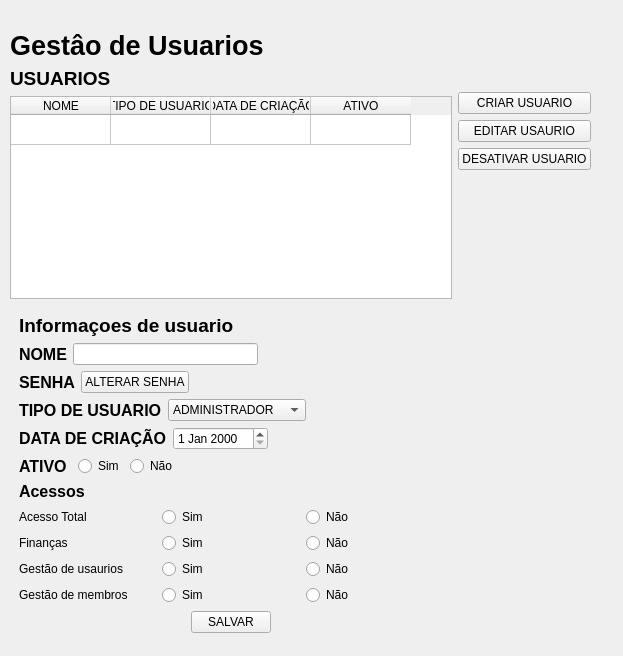
<?xml version="1.0" encoding="UTF-8"?>
<ui version="4.0">
 <class>Widget</class>
 <widget class="QWidget" name="Widget">
  <property name="geometry">
   <rect>
    <x>0</x>
    <y>0</y>
    <width>623</width>
    <height>656</height>
   </rect>
  </property>
  <property name="windowTitle">
   <string>Widget</string>
  </property>
  <widget class="QWidget" name="">
   <property name="geometry">
    <rect>
     <x>10</x>
     <y>30</y>
     <width>581</width>
     <height>612</height>
    </rect>
   </property>
   <layout class="QVBoxLayout" name="layout_principal">
    <item>
     <widget class="QLabel" name="label">
      <property name="font">
       <font>
        <pointsize>20</pointsize>
        <bold>true</bold>
       </font>
      </property>
      <property name="text">
       <string>Gestâo de Usuarios</string>
      </property>
     </widget>
    </item>
    <item>
     <layout class="QHBoxLayout" name="horizontalLayout_7">
      <item>
       <layout class="QVBoxLayout" name="verticalLayout_8">
        <item>
         <widget class="QLabel" name="label_3">
          <property name="font">
           <font>
            <pointsize>14</pointsize>
            <bold>true</bold>
           </font>
          </property>
          <property name="text">
           <string>USUARIOS</string>
          </property>
         </widget>
        </item>
        <item>
         <widget class="QTableWidget" name="tableWidget">
          <property name="sizePolicy">
           <sizepolicy hsizetype="Expanding" vsizetype="Expanding">
            <horstretch>0</horstretch>
            <verstretch>0</verstretch>
           </sizepolicy>
          </property>
          <attribute name="horizontalHeaderCascadingSectionResizes">
           <bool>false</bool>
          </attribute>
          <attribute name="horizontalHeaderShowSortIndicator" stdset="0">
           <bool>false</bool>
          </attribute>
          <attribute name="horizontalHeaderStretchLastSection">
           <bool>false</bool>
          </attribute>
          <attribute name="verticalHeaderVisible">
           <bool>false</bool>
          </attribute>
          <attribute name="verticalHeaderCascadingSectionResizes">
           <bool>false</bool>
          </attribute>
          <attribute name="verticalHeaderHighlightSections">
           <bool>true</bool>
          </attribute>
          <attribute name="verticalHeaderShowSortIndicator" stdset="0">
           <bool>false</bool>
          </attribute>
          <attribute name="verticalHeaderStretchLastSection">
           <bool>false</bool>
          </attribute>
          <row/>
          <column>
           <property name="text">
            <string>NOME</string>
           </property>
          </column>
          <column>
           <property name="text">
            <string>TIPO DE USUARIO</string>
           </property>
          </column>
          <column>
           <property name="text">
            <string>DATA DE CRIAÇÃO</string>
           </property>
          </column>
          <column>
           <property name="text">
            <string>ATIVO</string>
           </property>
          </column>
          <item row="0" column="0">
           <property name="text">
            <string/>
           </property>
          </item>
         </widget>
        </item>
        <item>
         <widget class="QWidget" name="widget_informacso_usuario" native="true">
          <layout class="QVBoxLayout" name="verticalLayout_7">
           <item>
            <layout class="QVBoxLayout" name="verticalLayout_2">
             <item>
              <widget class="QLabel" name="label_11">
               <property name="font">
                <font>
                 <pointsize>14</pointsize>
                 <bold>true</bold>
                </font>
               </property>
               <property name="text">
                <string>Informaçoes de usuario</string>
               </property>
              </widget>
             </item>
             <item>
              <layout class="QHBoxLayout" name="horizontalLayout">
               <item>
                <widget class="QLabel" name="label_4">
                 <property name="font">
                  <font>
                   <pointsize>12</pointsize>
                   <bold>true</bold>
                  </font>
                 </property>
                 <property name="text">
                  <string>NOME</string>
                 </property>
                </widget>
               </item>
               <item>
                <widget class="QLineEdit" name="entrada_nome"/>
               </item>
               <item>
                <spacer name="horizontalSpacer_5">
                 <property name="orientation">
                  <enum>Qt::Orientation::Horizontal</enum>
                 </property>
                 <property name="sizeHint" stdset="0">
                  <size>
                   <width>40</width>
                   <height>20</height>
                  </size>
                 </property>
                </spacer>
               </item>
              </layout>
             </item>
             <item>
              <layout class="QHBoxLayout" name="horizontalLayout_5">
               <item>
                <widget class="QLabel" name="label_12">
                 <property name="font">
                  <font>
                   <pointsize>12</pointsize>
                   <bold>true</bold>
                  </font>
                 </property>
                 <property name="text">
                  <string>SENHA</string>
                 </property>
                </widget>
               </item>
               <item>
                <widget class="QPushButton" name="alterar_senha">
                 <property name="text">
                  <string>ALTERAR SENHA</string>
                 </property>
                </widget>
               </item>
               <item>
                <spacer name="horizontalSpacer">
                 <property name="orientation">
                  <enum>Qt::Orientation::Horizontal</enum>
                 </property>
                 <property name="sizeHint" stdset="0">
                  <size>
                   <width>40</width>
                   <height>20</height>
                  </size>
                 </property>
                </spacer>
               </item>
              </layout>
             </item>
             <item>
              <layout class="QHBoxLayout" name="horizontalLayout_2">
               <item>
                <widget class="QLabel" name="label_5">
                 <property name="font">
                  <font>
                   <pointsize>12</pointsize>
                   <bold>true</bold>
                  </font>
                 </property>
                 <property name="text">
                  <string>TIPO DE USUARIO</string>
                 </property>
                </widget>
               </item>
               <item>
                <widget class="QComboBox" name="tipo_usuario">
                 <property name="sizePolicy">
                  <sizepolicy hsizetype="Expanding" vsizetype="Maximum">
                   <horstretch>0</horstretch>
                   <verstretch>0</verstretch>
                  </sizepolicy>
                 </property>
                 <item>
                  <property name="text">
                   <string>ADMINISTRADOR</string>
                  </property>
                 </item>
                 <item>
                  <property name="text">
                   <string>COMUM</string>
                  </property>
                 </item>
                </widget>
               </item>
               <item>
                <spacer name="horizontalSpacer_2">
                 <property name="orientation">
                  <enum>Qt::Orientation::Horizontal</enum>
                 </property>
                 <property name="sizeHint" stdset="0">
                  <size>
                   <width>40</width>
                   <height>20</height>
                  </size>
                 </property>
                </spacer>
               </item>
              </layout>
             </item>
             <item>
              <layout class="QHBoxLayout" name="horizontalLayout_3">
               <item>
                <widget class="QLabel" name="label_6">
                 <property name="font">
                  <font>
                   <pointsize>12</pointsize>
                   <bold>true</bold>
                  </font>
                 </property>
                 <property name="text">
                  <string>DATA DE CRIAÇÃO</string>
                 </property>
                </widget>
               </item>
               <item>
                <widget class="QDateEdit" name="entrada_data_criacao"/>
               </item>
               <item>
                <spacer name="horizontalSpacer_3">
                 <property name="orientation">
                  <enum>Qt::Orientation::Horizontal</enum>
                 </property>
                 <property name="sizeHint" stdset="0">
                  <size>
                   <width>40</width>
                   <height>20</height>
                  </size>
                 </property>
                </spacer>
               </item>
              </layout>
             </item>
             <item>
              <layout class="QHBoxLayout" name="horizontalLayout_6">
               <item>
                <widget class="QLabel" name="label_13">
                 <property name="font">
                  <font>
                   <pointsize>12</pointsize>
                   <bold>true</bold>
                  </font>
                 </property>
                 <property name="text">
                  <string>ATIVO </string>
                 </property>
                </widget>
               </item>
               <item>
                <widget class="QRadioButton" name="sim_ativo">
                 <property name="text">
                  <string>Sim</string>
                 </property>
                </widget>
               </item>
               <item>
                <widget class="QRadioButton" name="nao_ativo">
                 <property name="text">
                  <string>Não</string>
                 </property>
                </widget>
               </item>
               <item>
                <spacer name="horizontalSpacer_4">
                 <property name="orientation">
                  <enum>Qt::Orientation::Horizontal</enum>
                 </property>
                 <property name="sizeHint" stdset="0">
                  <size>
                   <width>40</width>
                   <height>20</height>
                  </size>
                 </property>
                </spacer>
               </item>
              </layout>
             </item>
            </layout>
           </item>
           <item>
            <layout class="QVBoxLayout" name="verticalLayout_6">
             <item>
              <widget class="QLabel" name="label_10">
               <property name="font">
                <font>
                 <pointsize>12</pointsize>
                 <bold>true</bold>
                </font>
               </property>
               <property name="text">
                <string>Acessos</string>
               </property>
              </widget>
             </item>
             <item>
              <layout class="QHBoxLayout" name="horizontalLayout_4">
               <item>
                <layout class="QVBoxLayout" name="verticalLayout_5">
                 <item>
                  <widget class="QLabel" name="label_14">
                   <property name="text">
                    <string>Acesso Total</string>
                   </property>
                  </widget>
                 </item>
                 <item>
                  <widget class="QLabel" name="label_7">
                   <property name="text">
                    <string>Finanças</string>
                   </property>
                  </widget>
                 </item>
                 <item>
                  <widget class="QLabel" name="label_8">
                   <property name="text">
                    <string>Gestão de usaurios </string>
                   </property>
                  </widget>
                 </item>
                 <item>
                  <widget class="QLabel" name="label_9">
                   <property name="text">
                    <string>Gestão de membros </string>
                   </property>
                  </widget>
                 </item>
                </layout>
               </item>
               <item>
                <layout class="QVBoxLayout" name="verticalLayout_4">
                 <item>
                  <widget class="QRadioButton" name="sim_acesso_total">
                   <property name="text">
                    <string>Sim</string>
                   </property>
                  </widget>
                 </item>
                 <item>
                  <widget class="QRadioButton" name="sim_finacas">
                   <property name="text">
                    <string>Sim</string>
                   </property>
                  </widget>
                 </item>
                 <item>
                  <widget class="QRadioButton" name="sim_gestao_usuarios">
                   <property name="text">
                    <string>Sim</string>
                   </property>
                  </widget>
                 </item>
                 <item>
                  <widget class="QRadioButton" name="sim_gestao_membros">
                   <property name="text">
                    <string>Sim</string>
                   </property>
                  </widget>
                 </item>
                </layout>
               </item>
               <item>
                <layout class="QVBoxLayout" name="verticalLayout_3">
                 <item>
                  <widget class="QRadioButton" name="nao_acesso_total">
                   <property name="text">
                    <string>Não</string>
                   </property>
                  </widget>
                 </item>
                 <item>
                  <widget class="QRadioButton" name="nao_finacas">
                   <property name="text">
                    <string>Não</string>
                   </property>
                  </widget>
                 </item>
                 <item>
                  <widget class="QRadioButton" name="nao_gestao_usuarios">
                   <property name="text">
                    <string>Não</string>
                   </property>
                  </widget>
                 </item>
                 <item>
                  <widget class="QRadioButton" name="nao_gestao_membros">
                   <property name="text">
                    <string>Não</string>
                   </property>
                  </widget>
                 </item>
                </layout>
               </item>
              </layout>
             </item>
            </layout>
           </item>
           <item>
            <layout class="QHBoxLayout" name="horizontalLayout_8">
             <item>
              <widget class="QPushButton" name="SALVAR">
               <property name="sizePolicy">
                <sizepolicy hsizetype="Maximum" vsizetype="Maximum">
                 <horstretch>0</horstretch>
                 <verstretch>0</verstretch>
                </sizepolicy>
               </property>
               <property name="text">
                <string>SALVAR</string>
               </property>
              </widget>
             </item>
            </layout>
           </item>
          </layout>
         </widget>
        </item>
       </layout>
      </item>
      <item>
       <layout class="QVBoxLayout" name="verticalLayout">
        <item>
         <spacer name="verticalSpacer_2">
          <property name="orientation">
           <enum>Qt::Orientation::Vertical</enum>
          </property>
          <property name="sizeType">
           <enum>QSizePolicy::Policy::Minimum</enum>
          </property>
          <property name="sizeHint" stdset="0">
           <size>
            <width>20</width>
            <height>25</height>
           </size>
          </property>
         </spacer>
        </item>
        <item>
         <widget class="QPushButton" name="pushButton">
          <property name="text">
           <string>CRIAR USUARIO</string>
          </property>
         </widget>
        </item>
        <item>
         <widget class="QPushButton" name="pushButton_3">
          <property name="text">
           <string>EDITAR USAURIO</string>
          </property>
         </widget>
        </item>
        <item>
         <widget class="QPushButton" name="pushButton_4">
          <property name="text">
           <string>DESATIVAR USUARIO</string>
          </property>
         </widget>
        </item>
        <item>
         <spacer name="verticalSpacer">
          <property name="orientation">
           <enum>Qt::Orientation::Vertical</enum>
          </property>
          <property name="sizeHint" stdset="0">
           <size>
            <width>20</width>
            <height>40</height>
           </size>
          </property>
         </spacer>
        </item>
       </layout>
      </item>
     </layout>
    </item>
   </layout>
  </widget>
 </widget>
 <resources/>
 <connections/>
</ui>
